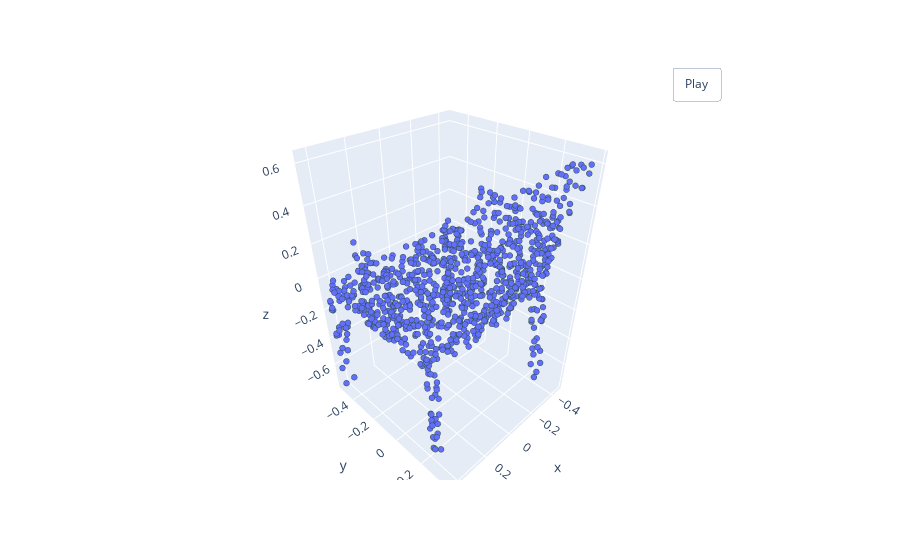
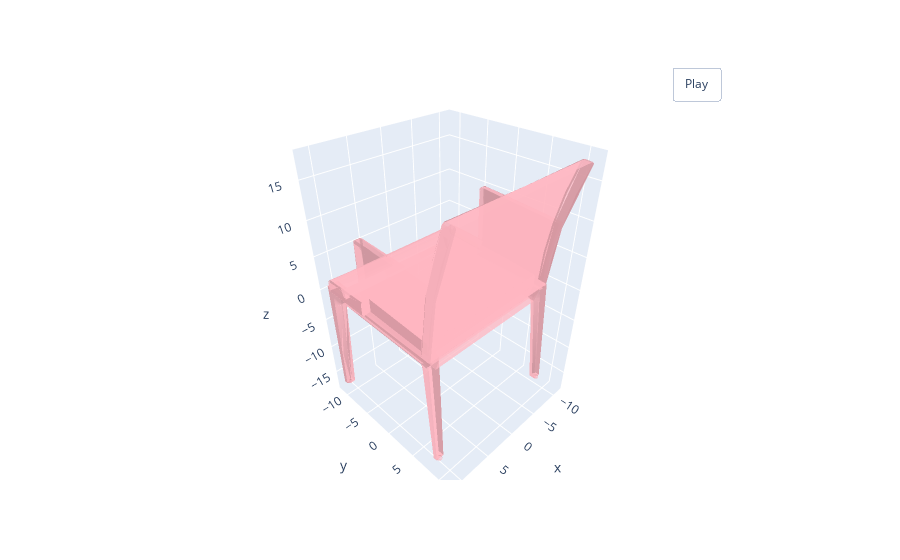

Notebook cell for these charts, in order:
### Code cell
pcshow(*pt_cloud_init.T)
_, _, _, _, _ = modelshow(path/inv_classes[cat]+"/test/"+name+".off")

### Figure 1 — Plotly figure (JSON) as saved in the notebook; plotly's stock layout.template omitted (floating-point values rounded to 4 significant figures; data arrays with more than 128 entries replaced by an {"elided": "..."} marker saying what was removed)
{"data": [{"marker": {"line": {"color": "DarkSlateGrey", "width": 2}, "size": 2}, "mode": "markers", "type": "scatter3d", "x": {"elided": "1024 float values"}, "y": {"elided": "1024 float values"}, "z": {"elided": "1024 float values"}}], "layout": {"updatemenus": [{"buttons": [{"args": [null, {"frame": {"duration": 50, "redraw": true}, "fromcurrent": true, "mode": "immediate", "transition": {"duration": 0}}], "label": "Play", "method": "animate"}], "pad": {"r": 10, "t": 45}, "showactive": false, "type": "buttons", "x": 0.8, "xanchor": "left", "y": 1, "yanchor": "bottom"}]}}

### Figure 2 — Plotly figure (JSON) as saved in the notebook; plotly's stock layout.template omitted (floating-point values rounded to 4 significant figures; data arrays with more than 128 entries replaced by an {"elided": "..."} marker saying what was removed)
{"data": [{"color": "lightpink", "i": {"elided": "5261 int values"}, "j": {"elided": "5261 int values"}, "k": {"elided": "5261 int values"}, "opacity": 0.5, "type": "mesh3d", "x": {"elided": "6313 float values"}, "y": {"elided": "6313 float values"}, "z": {"elided": "6313 float values"}}], "layout": {"updatemenus": [{"buttons": [{"args": [null, {"frame": {"duration": 50, "redraw": true}, "fromcurrent": true, "mode": "immediate", "transition": {"duration": 0}}], "label": "Play", "method": "animate"}], "pad": {"r": 10, "t": 45}, "showactive": false, "type": "buttons", "x": 0.8, "xanchor": "left", "y": 1, "yanchor": "bottom"}]}}
